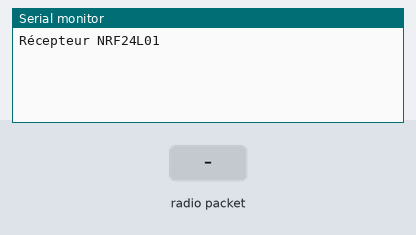
The sketch below on a simulated Arduino Nano, built with avr-gcc and run on an emulated ATmega328P. On the bench: the last lines printed to the serial monitor. The test bench sets the inputs (shaded band). No radio packets arrive unless stated.

Above: at 1.2 s.
1.3 s: radio packet "A" arrives
At 2.4 s:
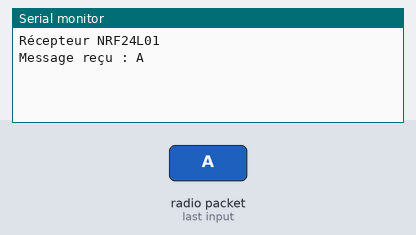
2.8 s: radio packet "R" arrives
At 3.6 s:
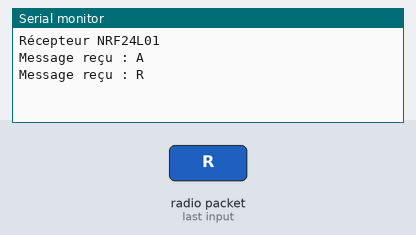
4.3 s: radio packet "1" arrives
At 4.7 s:
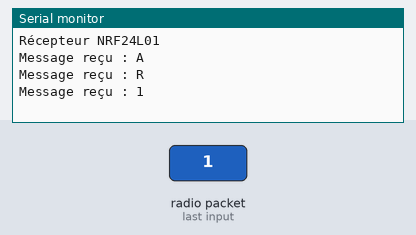

The sketch:

receptionAntenneRF.ino
```cpp
/*
   ______               _                  _///  _           _                   _
  /   _  \             (_)                |  __\| |         | |                 (_)
  |  [_|  |__  ___  ___ _  ___  _ __      | |__ | | ___  ___| |_ _ __ ___  _ __  _  ___  _   _  ___
  |   ___/ _ \| __|| __| |/ _ \| '_ \_____|  __|| |/ _ \/  _|  _| '__/   \| '_ \| |/   \| | | |/ _ \
  |  |  | ( ) |__ ||__ | | ( ) | | | |____| |__ | |  __/| (_| |_| | | (_) | | | | | (_) | |_| |  __/
  \__|   \__,_|___||___|_|\___/|_| [_|    \____/|_|\___|\____\__\_|  \___/|_| |_|_|\__  |\__,_|\___|
                                                                                      | |
                                                                                      \_|
  Fichier:      HelloWorldNRF24L01-Recepteur
  Description:  Réception d'un message "Hello World" depuis un autre arduino nano, via un NRF24L01
  Auteur:       Passion-Électronique

  Librairie utilisée : https://github.com/nRF24/RF24

  Créé le 19.03.2021
*/
#include <SPI.h>
#include <RF24.h>

#define pinCE   7             // On associe la broche "CE" du NRF24L01 à la sortie digitale D7 de l'arduino
#define pinCSN  8             // On associe la broche "CSN" du NRF24L01 à la sortie digitale D8 de l'arduino
#define tunnel  "PIPE1"       // On définit le "nom de tunnel" (5 caractères) à travers lequel on va recevoir les données de l'émetteur

RF24 radio(pinCE, pinCSN);    // Instanciation du NRF24L01

const byte adresse[6] = tunnel;       // Mise au format "byte array" du nom du tunnel
char message[32];                     // Avec cette librairie, on est "limité" à 32 caractères par message

void setup() {
  // Initialisation du port série (pour afficher les infos reçues, sur le "Moniteur Série" de l'IDE Arduino)
  Serial.begin(9600);
  Serial.println("Récepteur NRF24L01");
  Serial.println("");

  // Partie NRF24
  radio.begin();                      // Initialisation du module NRF24
  radio.openReadingPipe(0, adresse);  // Ouverture du tunnel en LECTURE, avec le "nom" qu'on lui a donné
  radio.setPALevel(RF24_PA_MIN);      // Sélection d'un niveau "MINIMAL" pour communiquer (pas besoin d'une forte puissance, pour nos essais)
  radio.startListening();             // Démarrage de l'écoute du NRF24 (signifiant qu'on va recevoir, et non émettre quoi que ce soit, ici)
}

void loop() {
  // On vérifie à chaque boucle si un message est arrivé
  if (radio.available()) {
    radio.read(&message, sizeof(message));                        // Si un message vient d'arriver, on le charge dans la variable "message"
    Serial.print("Message reçu : "); Serial.println(message);     // … et on l'affiche sur le port série !
  }
}
```

serialComm.cpp
```cpp
/*Serial communication between Arduino and Raspberry Pi. */
#include<Arduino.h>
void Run(String INSTRUCTION);
extern String messageBus;
//define AFFICHAGE // à commenter pour enlever le bavardage

String serialPull(int TIMEOUT = 1000){ // Pulls/Reads incoming data from serial port. It reads one instrution but does not interpret it.
  String phrase;
  char terminator =';';
  Serial.setTimeout(TIMEOUT); // le temps au bout duquel on arrête de surveiller le bus
  phrase = Serial.readStringUntil(terminator);  // on lit le bus jusqu'à trouver le caractère de fin
  int posFin = phrase.indexOf(char(10));  // on repère le retour à la ligne qui vient lorsqu'on utilise le terminal série
  if (posFin != -1){phrase.remove(posFin);} // et on l'enlève !

#ifdef AFFICHAGE
    // say what you got:
    //Serial.println("I received: " + phrase);
#endif
  return phrase;
}

void serialPush(String TXT){ // Send bytes from serial port. Simplification of Serial.Write().
#ifdef AFFICHAGE
    Serial.println("Coucou, nous sommes dans serialPush().");
#endif
    unsigned int longueur = TXT.length();
    if (longueur != 0){
      char message[longueur+1]; // +1 car il faut stocker le caractère de fin de chaîne, je crois
      TXT.toCharArray(message, longueur+1); //  conversion de type
#ifdef AFFICHAGE
      Serial.println("   Texte à transmettre : " + TXT + " de longueur " + String(longueur) + ".");
      Serial.println("   Texte envoyé : " + String(message));
#endif
      Serial.write(message, longueur);  // Pas +1, donc sans le caractère de fin.
#ifdef AFFICHAGE
      Serial.println(" <-- C'est fait.");
#endif
    }
    return;
}

void lectureBus(){
  int dureeAttente = 1000;  // en millisecondes
  int TIMEOUT = 1000; // durée max de surveillance du bus
  String reception = serialPull();  // lecture bus
  if (reception =="A"){ // vérifier que le message commence par "A" permet d'éviter de transmettre de mauvaise instructions si le début du message s'est perdu
    // la fin du message n'est pas vérifiée, ce qui est un défaut.
    Serial.print("R");  // on répond qu'on est prêt
    delay(dureeAttente);
    Serial.setTimeout(TIMEOUT); // le temps au bout duquel on arrête de surveiller le bus
    while (Serial.available()){ // tant que le bus n'est pas vide...
      reception = serialPull(); // on lit une instruction
#ifdef AFFICHAGE
      Serial.println("Je vais exécuter : " + reception);
#endif
      Run(reception); // et on exécute l'instruction
    } // le bus est vide
  } // si ça ne commençait pas par "A" on n'a rien fait
  return;
}

void parlerBus(){
  int dureeAttente = 1000;  // en millisecondes
  int nombreEssais = 2;
  for (int i = 0; i<nombreEssais; i++){ // essais de prise de parole
    Serial.print("A");  // demande la parole
    delay(dureeAttente);
    String reception = serialPull();  // lit le bus
    if (reception =="R"){ // si ça répond...
      Serial.print(messageBus); // on parle
      messageBus="";  // plus rien à dire
      break;  // et on arrête
    } // ...sinon on retente
  }
  return;
}
```

Measured:
- after the input at 1.3 s, the serial monitor: prints a new line at once (image 1)
- after the input at 2.8 s, the serial monitor: prints a new line at once (image 2)
- after the input at 4.3 s, the serial monitor: prints a new line at once (image 3)
